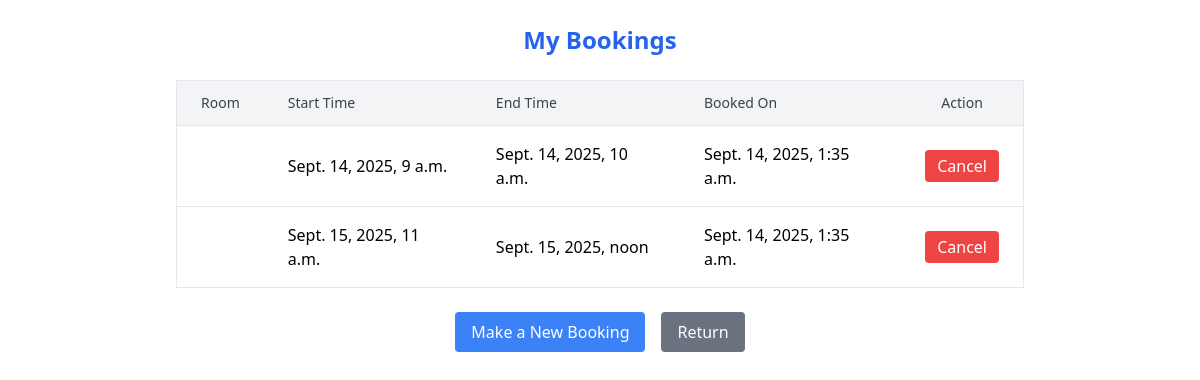
/my_booking/ (signed in), run on the app's committed database.
### booking/models.py (models this page shows, shortened)
class Booking(models.Model) :
    room = models.ForeignKey(Room, on_delete=models.CASCADE)
    user = models.ForeignKey(User, on_delete=models.CASCADE)
    start_time = models.DateTimeField()
    end_time = models.DateTimeField()
    created_at = models.DateTimeField(auto_now_add=True)

### booking/views.py (the view)
# urls.py: path('my_booking/', views.my_booking, name='my_booking'),
@login_required(login_url='login')
def my_booking(request):
    bookings = Booking.objects.filter(user=request.user)
    now = timezone.now()
    return render(request, "booking/my_booking.html", {"bookings": bookings, "now": now})

### booking/templates/booking/my_booking.html (shortened to what this page needs)
<!DOCTYPE html>
<html lang="en">
<head>
    <script src="https://cdn.tailwindcss.com"></script>
</head>
{% block content %}
<div class="max-w-4xl mx-auto p-6">
    <h2 class="text-2xl font-bold mb-6 text-center text-blue-600">My Bookings</h2>
    {% if bookings %}
    <div class="overflow-x-auto">
        <table class="min-w-full border border-gray-200 divide-y divide-gray-200">
            <thead class="bg-gray-100">
                <tr>
                    <th class="px-6 py-3 text-left text-sm font-medium text-gray-700">Room</th>
                    <th class="px-6 py-3 text-left text-sm font-medium text-gray-700">Start Time</th>
                    <th class="px-6 py-3 text-left text-sm font-medium text-gray-700">End Time</th>
                    <th class="px-6 py-3 text-left text-sm font-medium text-gray-700">Booked On</th>
                    <th class="px-6 py-3 text-center text-sm font-medium text-gray-700">Action</th>
                </tr>
            </thead>
            <tbody class="bg-white divide-y divide-gray-200">
                {% for booking in bookings %}
                <tr class="hover:bg-gray-50">
                    <td class="px-6 py-4">{{ booking.room.name }}</td>
                    <td class="px-6 py-4">{{ booking.start_time }}</td>
                    <td class="px-6 py-4">{{ booking.end_time }}</td>
                    <td class="px-6 py-4">{{ booking.created_at }}</td>
                    <td class="px-6 py-4 text-center">
                        <form method="POST" action="{% url 'cancel_booking' booking.id %}">
                            <button type="submit"
                                    class="bg-red-500 text-white px-3 py-1 rounded hover:bg-red-600 transition">
                                Cancel
                            </button>
                        </form>
                    </td>
                </tr>
                {% endfor %}
            </tbody>
        </table>
    </div>
    {% else %}
    <p class="text-gray-500 mt-4 text-center">You don’t have any bookings yet.</p>
    {% endif %}
    <div class="mt-6 flex justify-center space-x-4">
        <a href="{% url 'room_select' %}"
           class="bg-blue-500 text-white px-4 py-2 rounded hover:bg-blue-600 transition">
            Make a New Booking
        </a>
        <a href="{% url 'home' %}"
           class="bg-gray-500 text-white px-4 py-2 rounded hover:bg-gray-600 transition">
            Return
        </a>
    </div>
</div>
{% endblock %}

### data on the page
Booking: start_time "Sept. 14, 2025, 9 a.m.", end_time "Sept. 14, 2025, 10 a.m.", created_at "Sept. 14, 2025, 1:35 a.m."
Booking: start_time "Sept. 15, 2025, 11 a.m.", end_time "Sept. 15, 2025, noon", created_at "Sept. 14, 2025, 1:35 a.m."
